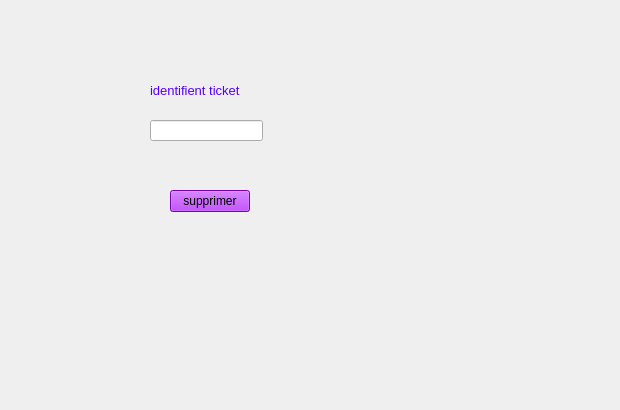
          <widget class="QWidget" name="tab_11">
           <attribute name="title">
            <string>supprimer</string>
           </attribute>
           <widget class="QLabel" name="label_18">
            <property name="geometry">
             <rect>
              <x>10</x>
              <y>0</y>
              <width>461</width>
              <height>321</height>
             </rect>
            </property>
            <property name="text">
             <string/>
            </property>
            <property name="pixmap">
             <pixmap>../../OneDrive/Documents/images/bg.jpg</pixmap>
            </property>
           </widget>
           <widget class="QLabel" name="label_25">
            <property name="geometry">
             <rect>
              <x>150</x>
              <y>80</y>
              <width>111</width>
              <height>20</height>
             </rect>
            </property>
            <property name="palette">
             <palette>
              <active>
               <colorrole role="WindowText">
                <brush brushstyle="SolidPattern">
                 <color alpha="255">
                  <red>85</red>
                  <green>0</green>
                  <blue>255</blue>
                 </color>
                </brush>
               </colorrole>
              </active>
              <inactive>
               <colorrole role="WindowText">
                <brush brushstyle="SolidPattern">
                 <color alpha="255">
                  <red>85</red>
                  <green>0</green>
                  <blue>255</blue>
                 </color>
                </brush>
               </colorrole>
              </inactive>
              <disabled>
               <colorrole role="WindowText">
                <brush brushstyle="SolidPattern">
                 <color alpha="255">
                  <red>120</red>
                  <green>120</green>
                  <blue>120</blue>
                 </color>
                </brush>
               </colorrole>
              </disabled>
             </palette>
            </property>
            <property name="font">
             <font>
              <pointsize>10</pointsize>
             </font>
            </property>
            <property name="contextMenuPolicy">
             <enum>Qt::DefaultContextMenu</enum>
            </property>
            <property name="text">
             <string>identifient ticket</string>
            </property>
           </widget>
           <widget class="QLineEdit" name="lineEdit_idt">
            <property name="geometry">
             <rect>
              <x>150</x>
              <y>120</y>
              <width>113</width>
              <height>21</height>
             </rect>
            </property>
           </widget>
           <widget class="QPushButton" name="pushButton_2">
            <property name="geometry">
             <rect>
              <x>170</x>
              <y>190</y>
              <width>80</width>
              <height>22</height>
             </rect>
            </property>
            <property name="cursor">
             <cursorShape>PointingHandCursor</cursorShape>
            </property>
            <property name="styleSheet">
             <string notr="true">background-color: rgb(170, 0, 255);</string>
            </property>
            <property name="text">
             <string>supprimer</string>
            </property>
           </widget>
           <widget class="QLabel" name="label_43">
            <property name="geometry">
             <rect>
              <x>0</x>
              <y>-30</y>
              <width>611</width>
              <height>401</height>
             </rect>
            </property>
            <property name="text">
             <string/>
            </property>
            <property name="pixmap">
             <pixmap>../images/bg.jpg</pixmap>
            </property>
           </widget>
           <zorder>label_43</zorder>
           <zorder>label_18</zorder>
           <zorder>label_25</zorder>
           <zorder>lineEdit_idt</zorder>
           <zorder>pushButton_2</zorder>
          </widget>
